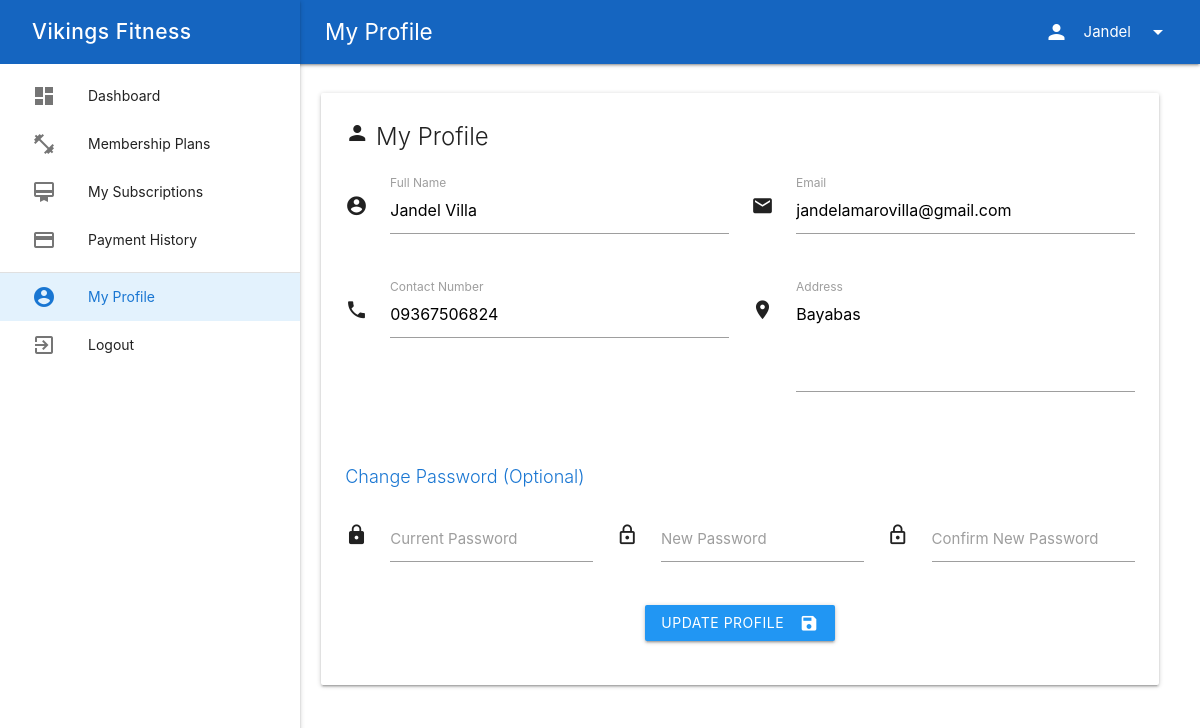
Screenshot of /member/profile.php (signed in) with the database file from the repository.
### tables this page shows
CREATE TABLE `users` (
  `id` int(11) NOT NULL,
  `username` varchar(50) NOT NULL,
  `password` varchar(255) NOT NULL,
  `email` varchar(100) NOT NULL,
  `full_name` varchar(100) NOT NULL,
  `contact_number` varchar(20) NOT NULL,
  `address` text NOT NULL,
  `role` enum('admin','staff','member') NOT NULL,
  `status` enum('active','inactive') DEFAULT 'active',
  `verified` tinyint(1) DEFAULT 0,
  `verified_at` datetime DEFAULT NULL,
  `verified_by` int(11) DEFAULT NULL,
  `staff_notes` text DEFAULT NULL,
  `permanently_deleted` tinyint(1) DEFAULT 0,
  `deleted_at` datetime DEFAULT NULL,
  `created_at` timestamp NOT NULL DEFAULT current_timestamp(),
  `updated_at` timestamp NOT NULL DEFAULT current_timestamp() ON UPDATE current_timestamp()
);

### member/profile.php (the view, shortened to what this page needs)
<?php
require_once '../config/config.php';
$member_id = $_SESSION['user_id'];
$user_query = "SELECT * FROM users WHERE id = $member_id";
$user_result = $conn->query($user_query);
$user = $user_result->fetch_assoc();
?>
<!DOCTYPE html>
<html lang="en">
<head>
    <link rel="stylesheet" href="https://cdnjs.cloudflare.com/ajax/libs/materialize/1.0.0/css/materialize.min.css">
</head>
<body>
    <?php include '../includes/member_nav.php'; ?>
    <main>
        <div class="row">
            <div class="col s12">
                <div class="card">
                    <div class="card-content">
                        <span class="card-title">
                            <i class="material-icons">person</i>
                            My Profile
                        </span>
                        <form method="POST" action="" class="profile-form">
                            <div class="row">
                                <div class="input-field col s12 m6">
                                    <i class="material-icons prefix">account_circle</i>
                                    <input type="text" id="full_name" name="full_name"
                                           value="<?php echo htmlspecialchars($user['full_name']); ?>" required>
                                    <label for="full_name">Full Name</label>
                                </div>
                                <div class="input-field col s12 m6">
                                    <i class="material-icons prefix">email</i>
                                    <input type="email" id="email" name="email"
                                           value="<?php echo htmlspecialchars($user['email']); ?>" required>
                                    <label for="email">Email</label>
                                </div>
                            </div>
                            <div class="row">
                                <div class="input-field col s12 m6">
                                    <i class="material-icons prefix">phone</i>
                                    <input type="text" id="contact_number" name="contact_number"
                                           value="<?php echo htmlspecialchars($user['contact_number']); ?>" required>
                                    <label for="contact_number">Contact Number</label>
                                </div>
                                <div class="input-field col s12 m6">
                                    <i class="material-icons prefix">location_on</i>
                                    <textarea id="address" name="address" class="materialize-textarea" required><?php echo htmlspecialchars($user['address']); ?></textarea>
                                    <label for="address">Address</label>
                                </div>
                            </div>
                            <div class="row">
                                <div class="col s12">
                                    <span class="card-title">Change Password (Optional)</span>
                                </div>
                                <div class="input-field col s12 m4">
                                    <i class="material-icons prefix">lock</i>
                                    <input type="password" id="current_password" name="current_password">
                                    <label for="current_password">Current Password</label>
                                </div>
                                <div class="input-field col s12 m4">
                                    <i class="material-icons prefix">lock_outline</i>
                                    <input type="password" id="new_password" name="new_password">
                                    <label for="new_password">New Password</label>
                                </div>
                                <div class="input-field col s12 m4">
                                    <i class="material-icons prefix">lock_outline</i>
                                    <input type="password" id="confirm_password" name="confirm_password">
                                    <label for="confirm_password">Confirm New Password</label>
                                </div>
                            </div>
                            <div class="row">
                                <div class="col s12 center-align">
                                    <button type="submit" class="btn blue waves-effect waves-light">
                                        Update Profile
                                        <i class="material-icons right">save</i>
                                    </button>
                                </div>
                            </div>
                        </form>
                    </div>
                </div>
            </div>
        </div>
    </main>
</body>
</html>

### includes/member_nav.php (style rules this page uses)
header, main, footer { padding-left: 300px; }
@media only screen and (min-width: 993px) { main { margin-top: 65px; } }

### member/profile.php (style rules this page uses)
main { padding-left: 310px; padding-right: 30px; padding-top: 20px; }
.profile-form { margin-top: 20px; }
.profile-form .card-title { font-size: 1.2rem; color: #1976d2; margin: 20px 0 10px 0; }
.input-field .prefix { font-size: 1.5rem; }
textarea.materialize-textarea { min-height: 100px; }

### rows the page displays
users: full_name "Jandel Villa", email "jandelamarovilla@gmail.com", contact_number "09367506824", address "Bayabas"

### other values shown
$page_title "My Profile"
$_SESSION['username'] "Jandel"
